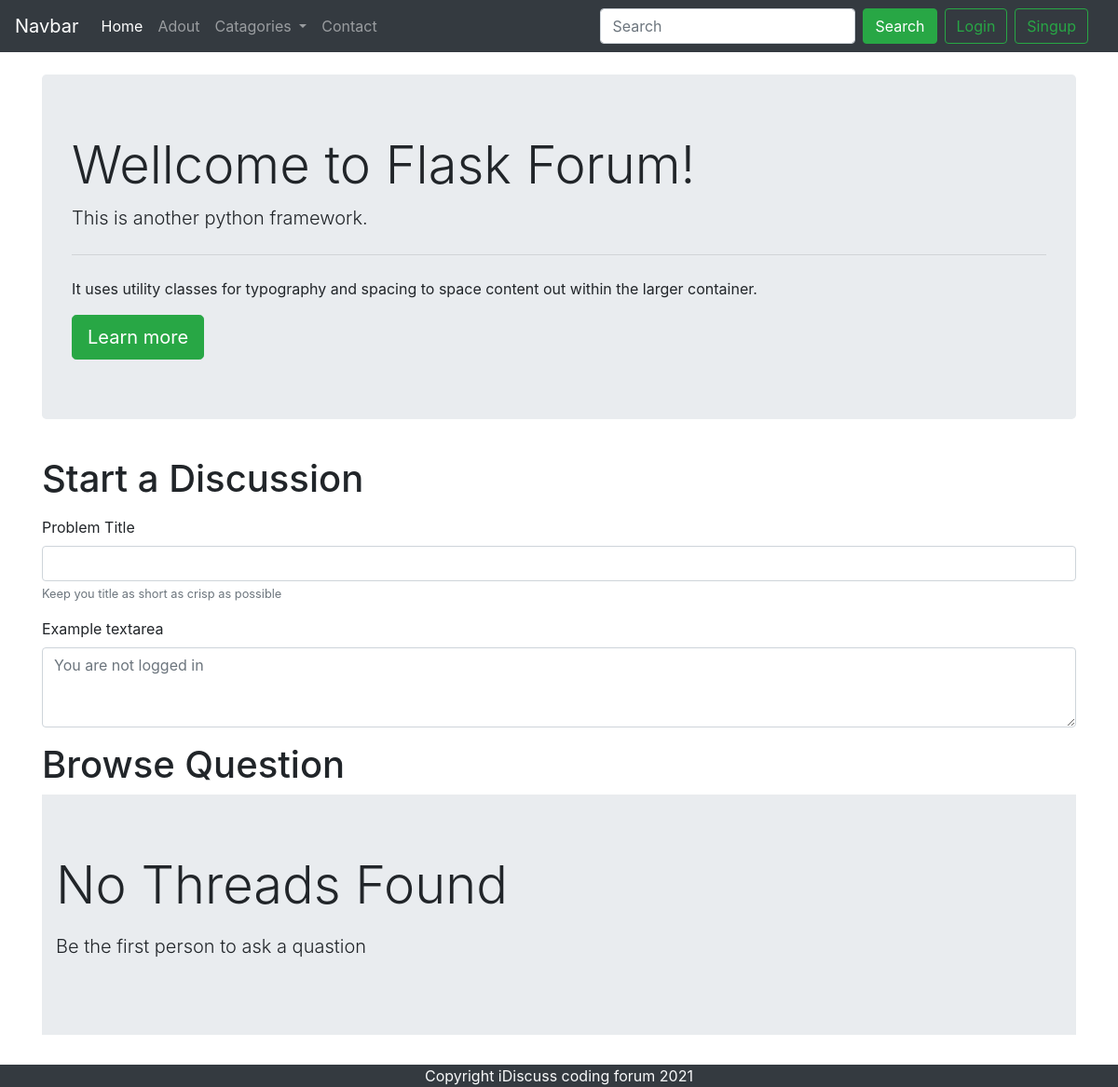
The app's page /threadlist.php?catid=4 with its own data.
### tables this page shows
CREATE TABLE `categories` (
  `category_id` int(8) NOT NULL,
  `category_name` varchar(255) NOT NULL,
  `category_description` varchar(255) NOT NULL,
  `created` datetime NOT NULL DEFAULT current_timestamp()
);

### threadlist.php (the view, shortened to what this page needs)
<!doctype html>
<html lang="en">
<head>
    <link rel="stylesheet" href="https://cdn.jsdelivr.net/npm/bootstrap@4.5.3/dist/css/bootstrap.min.css"
>
</head>
<body>
    <?php include 'partials/_header.php'; ?>
    <?php include 'partials/_dbconnect.php'; ?>
    <?php
    $id = $_GET['catid'];
    $sql = "SELECT * FROM `categories` WHERE category_id=$id ";
    $result = mysqli_query($conn,$sql);
    while($row = mysqli_fetch_assoc($result)){
        $catname = $row['category_name'];
        $catdesc = $row['category_description'];
    }
    ?>
    <div class="container my-4">
        <div class="jumbotron">
            <h1 class="display-4">Wellcome to <?php echo $catname;?> Forum!</h1>
            <p class="lead"><?php echo $catdesc;?></p>
            <hr class="my-4">
            <p>It uses utility classes for typography and spacing to space content out within the larger container.</p>
            <a class="btn btn-success btn-lg" href="#" role="button">Learn more</a>
        </div>
    </div>
    <?php
    if(isset($_SESSION['loggedin']) && $_SESSION['loggedin']==true){
    echo '<div class="container">
        <h1 class="py-2">Start a Discussion</h1>
        <form action='.$_SERVER["REQUEST_URI"].' method="post">
    <div class="form-group">
        <label for="exampleInputEmail1">Problem Title</label>
        <input type="text" class="form-control" id="title" name="title" aria-describedby="emailHelp">
        <small id="emailHelp" class="form-text text-muted">Keep you title as short as crisp as possible</small>
    </div>
    <div class="form-group">
        <label for="exampleFormControlTextarea1">Example textarea</label>
        <textarea class="form-control" placeholder="write your comment"  id="desc" name="desc" rows="3"></textarea>
        <input type="hidden" name="sno" value="'.$_SESSION['sno'].'">
    </div>
    <button type="submit" class="btn btn-success">Submit</button>
    </form>
    </div>';
    }else{
        echo'
        <div class="container">
        <h1 class="py-2">Start a Discussion</h1>
        <form >
    <div class="form-group">
        <label for="exampleInputEmail1">Problem Title</label>
        <input type="text"  class="form-control" id="title" name="title" aria-describedby="emailHelp">
        <small id="emailHelp" class="form-text text-muted">Keep you title as short as crisp as possible</small>
    </div>
    <div class="form-group">
        <label for="exampleFormControlTextarea1">Example textarea</label>
        <textarea class="form-control" placeholder="You are not logged in" id="desc" name="desc" rows="3"></textarea>
    </div>
    </form>
    </div>';
    }
    ?>
    <div class="container my-3">
        <h1>Browse Question</h1>
        <?php
        $noResult = true;
        if($noResult){
            echo'
            <div class="jumbotron jumbotron-fluid">
                <div class="container">
                    <p class="display-4">No Threads Found</p>
                    <p class="lead">Be the first person to ask a quastion</p>
                </div>
            </div>';
        }
        ?>
    </div>
    <?php include 'partials/_footer.php'; ?>
</body>
</html>

### records on screen
categories: category_name "Flask", category_description "This is another python framework."
